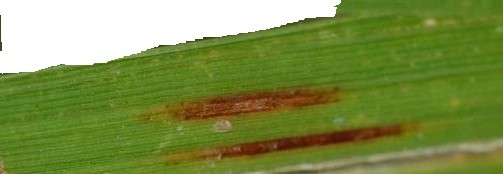
#> input picture static/DSC_0511.jpg, 503 x 174 px, given as the content of the folder /content/drive/MyDrive/kaggle/rice/ricedisease, which was not available
$ jupyter execute --allow-errors SVM.ipynb   (shell and % lines are left out)   (older library calls are emulated)
#> lines starting #> are read from the running program, lines starting #| are printed output that depends on the picture; pictures that were not available may be replaced by others from this repository, and a replacement may not be noted
[cell 1]
from pathlib import Path
import glob
import pandas as pd
import numpy as np
import skimage
from skimage.io import imread
from skimage.transform import resize
from skimage.color import rgb2grey
from skimage.feature import hog
import cv2


images_dir = Path('/content/drive/MyDrive/kaggle/rice/ricedisease')
folders = [directory for directory in images_dir.iterdir() if directory.is_dir()]
categories = [fo.name for fo in folders]

images = []
flat_data = []
target = []
target_names=categories

for i, direc in enumerate(folders):
  for file in direc.iterdir():
    image = skimage.io.imread(file)
    grey_image=rgb2grey(image)
    image_resized=resize(grey_image,(224,224),anti_aliasing=True, mode='reflect')
    images.append(image_resized)
    flat_data.append(image_resized.flatten())
    target.append(i)

flat_data = np.array(flat_data)
target = np.array(target)
images = np.array(images)

[cell 2]
flat_data.shape

[cell 3]
images.shape

[cell 4]
from skimage.io import imshow
#> (the rest of this cell did not finish here and is left out)

[cell 5]
folders

[cell 6]
target

[cell 7]
target_names

[cell 8]
flat_data

[cell 9]
from sklearn.model_selection import train_test_split
from sklearn import svm, metrics, datasets
from sklearn.model_selection import GridSearchCV
#> (the rest of this cell did not finish here and is left out)

#> (a cell that did not finish here is left out)

#> (a cell that did not finish here is left out)

#> (a cell that did not finish here is left out)

[cell 13]
from sklearn.metrics import confusion_matrix
#> (the rest of this cell did not finish here and is left out)

#> (a cell that did not finish here is left out)

[cell 15]
import pickle
#> (the rest of this cell did not finish here and is left out)

[cell 16]
import matplotlib.pyplot as plt
imagetest=skimage.io.imread('/content/drive/MyDrive/kaggle/rice/ricedisease/Leaf smut/DSC_0511.jpg')
#> imagetest is the input picture: shape (174, 503, 3); mean R, G, B 126.1, 143.8, 73.2
grey_images=rgb2grey(imagetest)
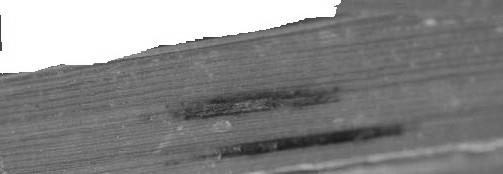
#> grey_images: shape (174, 503) float64; min 0.1, max 1, mean 0.529
flattenimg=[]
img_resized = resize(grey_images,(224,224), anti_aliasing=True, mode='reflect')
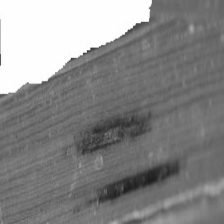
#> img_resized: shape (224, 224) float64; min 0.111, max 1, mean 0.529
flattenimg.append(img_resized.flatten())
plt.imshow(imagetest)
plt.show()
k = target_names
#> (the rest of this cell did not finish here and is left out)

[cell 17]
img_resized.shape
#> Out = (224, 224)

$ run again, on static/DSC_0504.jpg
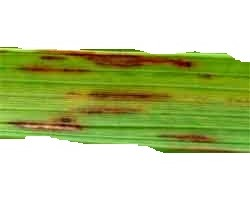
#> input picture static/DSC_0504.jpg, 250 x 200 px, given in place of DSC_0511.jpg, which was not available
#> imagetest is the input picture: shape (200, 250, 3); mean R, G, B 191, 202.5, 150.7
#> `grey_images=rgb2grey(imagetest)`:
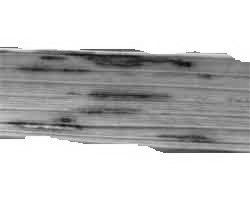
#> grey_images: shape (200, 250) float64; min 0.0464, max 1, mean 0.77
#> `img_resized = resize(grey_images,(224,224), anti_aliasing=True, mode='..`:
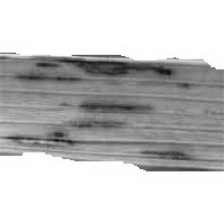
#> img_resized: shape (224, 224) float64; min 0.0546, max 1, mean 0.77

$ run again, on static/DSC_0505.jpg
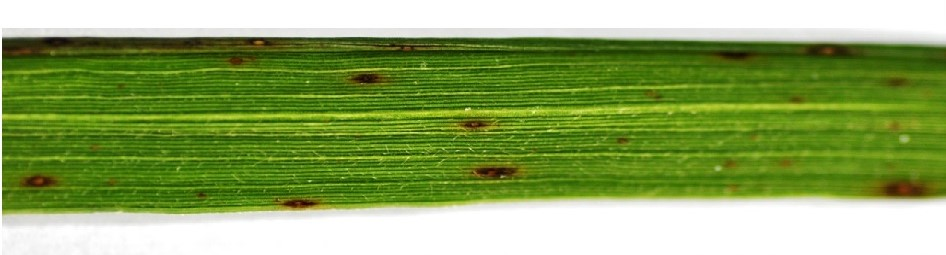
#> input picture static/DSC_0505.jpg, 946 x 255 px, given in place of DSC_0511.jpg, which was not available
#> imagetest is the input picture: shape (255, 946, 3); mean R, G, B 141.5, 166.3, 98.8
#> `grey_images=rgb2grey(imagetest)`:
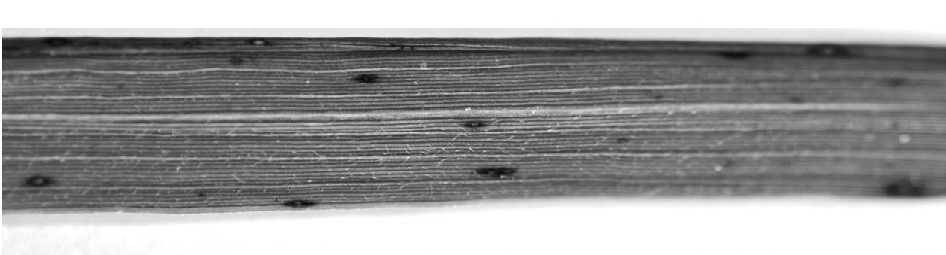
#> grey_images: shape (255, 946) float64; min 0.0282, max 1, mean 0.612
#> `img_resized = resize(grey_images,(224,224), anti_aliasing=True, mode='..`:
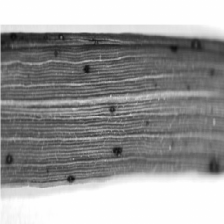
#> img_resized: shape (224, 224) float64; min 0.0469, max 1, mean 0.612
